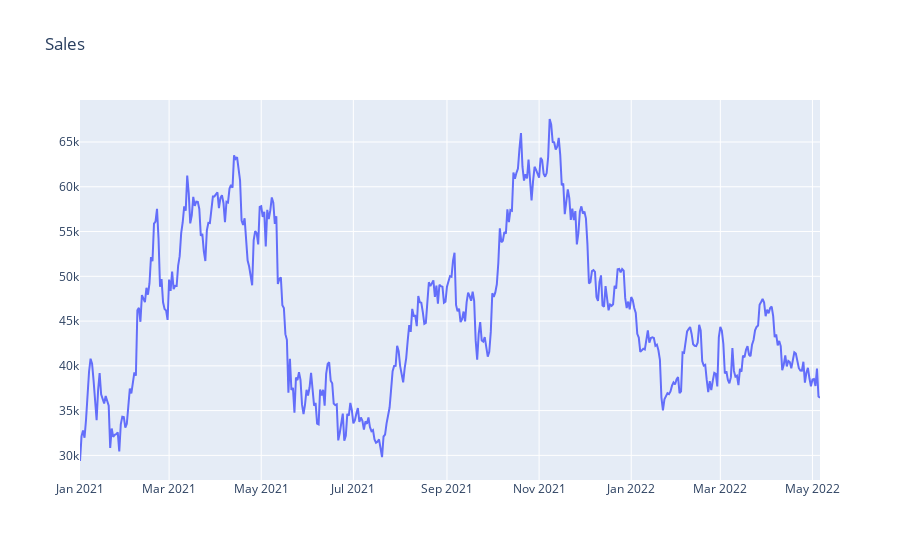

The code cell stored with this chart in its notebook:
### Code cell
# Plotly DF Before Train
plot_data = [
    go.Scatter(
        x=df_day['ds'],
        y=df_day['y'],
    )
]

plot_layout = go.Layout(
        title='Sales'
    )
fig = go.Figure(data=plot_data, layout=plot_layout)
pyoff.iplot(fig)

### Figure 1 — Plotly figure (JSON) as saved in the notebook; plotly's stock layout.template omitted (floating-point values rounded to 4 significant figures; data arrays with more than 128 entries replaced by an {"elided": "..."} marker saying what was removed)
{"data": [{"type": "scatter", "x": {"elided": "491 str values"}, "y": {"elided": "491 float values"}}], "layout": {"title": {"text": "Sales"}}}
